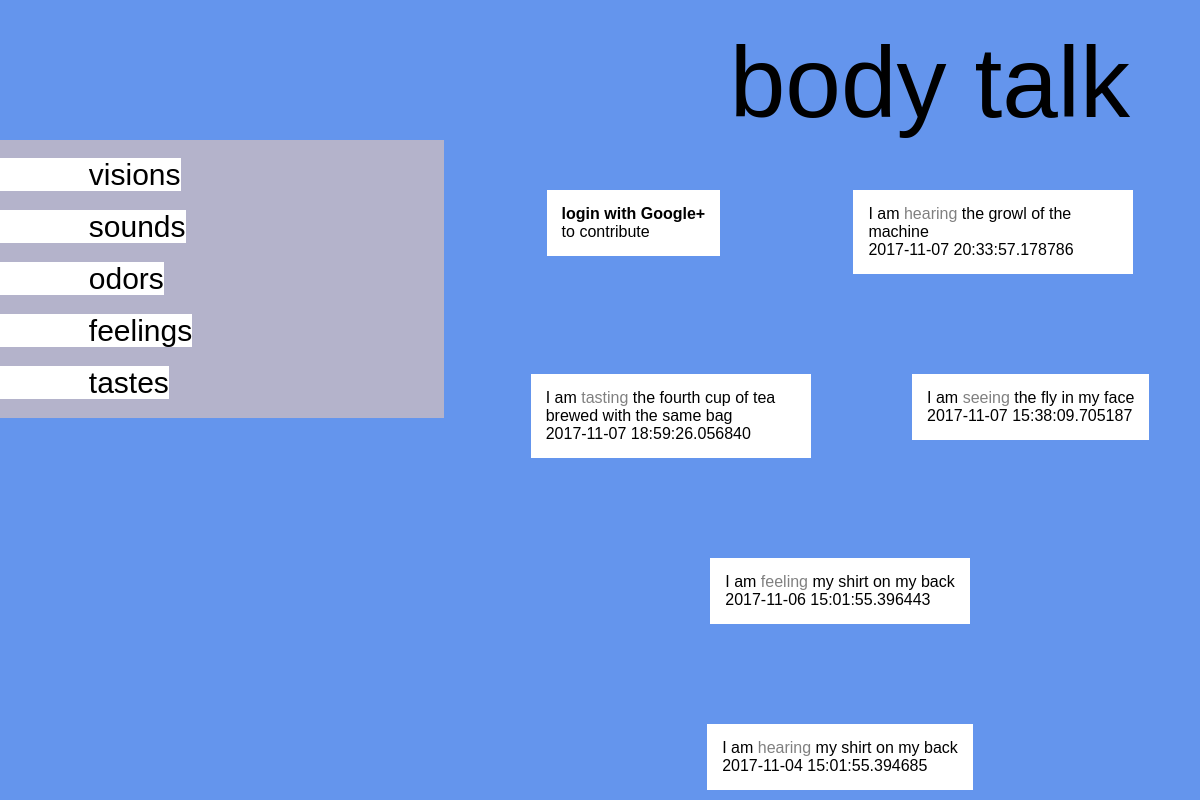
Before: / with the older database file.
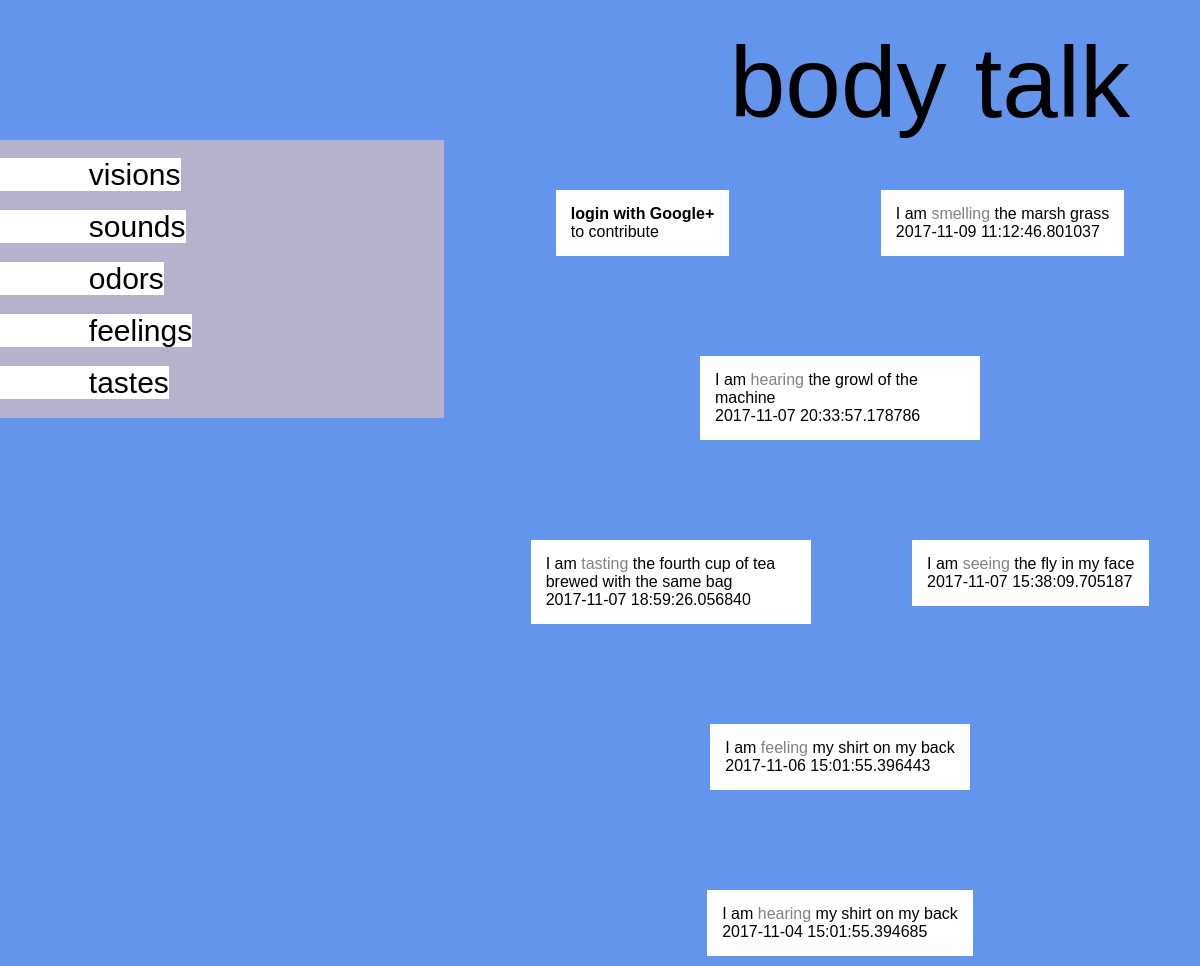
After: the same page with the newer database file.
### models.py (models this page shows)
class Entry(Base):
	__tablename__ = 'entry'
	id = Column(Integer, primary_key=True)
	category = Column(String)
	entry = Column(String)
	time = Column(DateTime)
	creatorEmail = Column(String)
	@property
	def serialize(self):
		return {
			'id':self.id,
			'word':self.word,
			'category':self.category,
			'definition':self.definition
		}
	'''
	@property
	def serialize(self):
	    """Return object data in easily serializeable format"""
	    return {
	    'name' : self.name,
	    'picture' : self.picture,
	    'description' : self.description,
	    'price' : self.price
	        }
	'''

### app.py (the view)
@app.route('/')
def homePage():
    authorized = check_authorized()
    if 'email' in login_session:
        email = login_session['email']
    else:
        email = None
    items = session.query(Entry).order_by(desc(Entry.time)).limit(maxItems).all()
    return render_template('main.html', categories=categories,
                           items=items, authorized=authorized, email=email, add=True)

### app.py (called while the page is built)
def check_authorized():
    if 'username' in login_session:
        return True
    else:
        return False

### templates/main.html (shortened to what this page needs)
{% extends "base.html" %}
{% block main %}
{% if not authorized %}
	<div class = "spacer">
	<a href = "/login">
	<article class = "item">
	<b>login with Google+</b><br>
	to contribute
	</article>
	</a>
	</div>
{% endif %}
{% for i in items %}
	<div class = "spacer">
	<a href = "/item/{{i.id}}">
	<article class = "item">
	<span class = "iAm">I am</span>
	<span class = "actionWord">{% if i.category!='touching' %}{{ i.category }}{%else%}feeling the touch of{%endif%}</span>
	{{i.entry}}
	<br>
	{{ i.time }}
	</article>
	</a>
	</div>
{% endfor %}
{% endblock %}

### templates/base.html (shortened to what this page needs)
<html>
<head>
<link rel= "stylesheet" type= "text/css" href= "{{ url_for('static',filename='styles/main.css') }}">
</head>
<body>
<header class = "header">
<a href = "/">
<span class = "title">body talk</span>
</a>
</header>
<aside class = "categories">
<br>
	<a href ="/category/seeing">
	   <span class = "category" {% if category == 'seeing' %} id = "highlight"{% endif %}>
	       visions
	   </span>
	</a>
<br>
<br>
    <a href ="/category/hearing">
       <span class = "category" {% if category == 'hearing' %} id = "highlight"{% endif %}>
            sounds
       </span>
    </a>
<br>
<br>
    <a href ="/category/smelling">
       <span class = "category" {% if category == 'smelling' %} id = "highlight"{% endif %}>
            odors
       </span>
    </a>
<br>
<br>
    <a href ="/category/feeling">
       <span class = "category" {% if category == 'feeling' %} id = "highlight"{% endif %}>
            feelings
       </span>
    </a>
<br>
<br>
    <a href ="/category/tasting">
       <span class = "category" {% if category == 'tasting' %} id = "highlight"{% endif %}>
            tastes
       </span>
    </a>
<br>
<br>
</aside>
<section class = "itemContainer">
{% block main %}
{% endblock %}
</section>
</body>
</html>

### static/styles/main.css (style rules this page uses)
body { background-color:#6495ED; font-family:Helvetica; box-sizing:border-box; border:0px; margin:0px; padding:0px; }
body a:visited, a:link { text-decoration: none; color:black; }
.header { height:100px; position:relative; padding:20px; font-size:100px; color:white; vertical-align:bottom; text-align:right; }
.header span { position:absolute; right:20px; bottom:0px; }
.header a:visited, a:link { text-decoration: none; color:white; }
.category { padding:0px; background-color:white; padding-left:20%; padding-right:0; font-size:30px; transition: padding-right 2s; }
.title { padding-right:50px; }
.categories { position:fixed; left:0px; width:37%; background-color:rgba(208, 190, 190, 0.74); }
.actionWord { color:grey; }
.back .header a:visited, a:link { text-decoration: none; color:black; }
.item { position:relative; background-color:white; overflow-wrap: break-word; padding:15px; max-width:250px; }
.spacer { margin:50px; }
.itemContainer { position:fixed; max-height: -moz-calc(100% - 100px); max-height: -webkit-calc(100% - 100px); max-height: -o-calc(100% - 100px); max-height: calc(100% - 100px); left:40%; display:flex; display: -webkit-flex; -webkit-flex-wrap: wrap; flex-wrap:wrap; -webkit-justify-content: space-around; justify-content: space-around; overflow-y:auto; margin-right:0px; }

Changed rows visible on the page:
added Entry: category "smelling", entry "the marsh grass", time "2017-11-09 11:12:46.801037"
